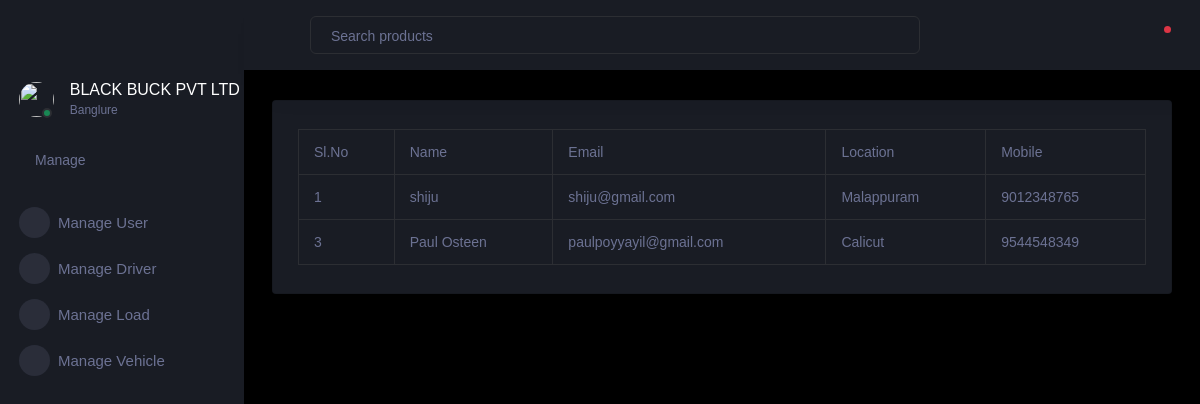
Screenshot of /view_approved_user with the database file from the repository.
### easy_load/models.py (models this page shows, shortened)
class user(models.Model):
    login_id = models.ForeignKey(log, on_delete=models.CASCADE)
    name=models.CharField(max_length=100,unique=True)
    email=models.EmailField(max_length=100,unique=True)
    mobile=models.CharField(max_length=13,unique=True)
    location=models.CharField(max_length=50)
    role=models.CharField(max_length=10)
    status=models.CharField(max_length=10)

### easy_load/views.py (the view)
# urls.py: path("view_approved_user",views.view_approved_user,name="view_approved_user"),
def view_approved_user(request):
    data=user.objects.all()
    return render(request,'forms/view_approved_users.html',{'data':data})

### easy_load/templates/forms/view_approved_users.html (shortened to what this page needs)
<!DOCTYPE html>
<html lang="en">
  <head>
    <link rel="stylesheet" href="../../static/assets/vendors/mdi/css/materialdesignicons.min.css">
    <link rel="stylesheet" href="../../static/assets/vendors/css/vendor.bundle.base.css">
    <link rel="stylesheet" href="../../static/assets/vendors/select2/select2.min.css">
    <link rel="stylesheet" href="../../static/assets/vendors/select2-bootstrap-theme/select2-bootstrap.min.css">
    <link rel="stylesheet" href="../../static/assets/css/style.css">
  </head>
  <body>
    <div class="container-scroller">
      <nav class="sidebar sidebar-offcanvas" id="sidebar">
        <div class="sidebar-brand-wrapper d-none d-lg-flex align-items-center justify-content-center fixed-top">
        </div>
        <ul class="nav">
          <li class="nav-item profile">
            <div class="profile-desc">
              <div class="profile-pic">
                <div class="count-indicator">
                  <img class="img-xs rounded-circle " src="../../static/assets/images/faces/face15.jpg" alt="">
                  <span class="count bg-success"></span>
                </div>
                <div class="profile-name">
                  <h5 class="mb-0 font-weight-normal">BLACK BUCK PVT LTD</h5>
                  <span>Banglure</span>
                </div>
              </div>
              <a href="#" id="profile-dropdown" data-bs-toggle="dropdown"><i class="mdi mdi-dots-vertical"></i></a>
              <div class="dropdown-menu dropdown-menu-right sidebar-dropdown preview-list" aria-labelledby="profile-dropdown">
                <a href="#" class="dropdown-item preview-item">
          </li>
          <li class="nav-item nav-category">
            <span class="nav-link">Manage</span>
          </li>
          <li class="nav-item menu-items">
            <a class="nav-link" data-bs-toggle="collapse" href="#ui-basic" aria-expanded="false" aria-controls="ui-basic">
              <span class="menu-icon">
                <i class="mdi mdi-laptop"></i>
              </span>
              <span class="menu-title">Manage User</span>
              <i class="menu-arrow"></i>
            </a>
          </li>
          <li class="nav-item menu-items">
            <a class="nav-link" data-bs-toggle="collapse" href="#ui-basic" aria-expanded="false" aria-controls="ui-basic">
              <span class="menu-icon">
                <i class="mdi mdi-laptop"></i>
              </span>
              <span class="menu-title">Manage Driver</span>
              <i class="menu-arrow"></i>
            </a>
            <li class="nav-item menu-items">
                <a class="nav-link" data-bs-toggle="collapse" href="#ui-basic" aria-expanded="false" aria-controls="ui-basic">
                  <span class="menu-icon">
                    <i class="mdi mdi-laptop"></i>
                  </span>
                  <span class="menu-title">Manage Load</span>
                  <i class="menu-arrow"></i>
                </a>
              </li>
              <li class="nav-item menu-items">
                <a class="nav-link" data-bs-toggle="collapse" href="#ui-basic" aria-expanded="false" aria-controls="ui-basic">
                  <span class="menu-icon">
                    <i class="mdi mdi-laptop"></i>
                  </span>
                  <span class="menu-title">Manage Vehicle</span>
                  <i class="menu-arrow"></i>
                </a>
              </li>
        </ul>
      </nav>
      <div class="container-fluid page-body-wrapper">
        <nav class="navbar p-0 fixed-top d-flex flex-row">
          <div class="navbar-menu-wrapper flex-grow d-flex align-items-stretch">
            <button class="navbar-toggler navbar-toggler align-self-center" type="button" data-toggle="minimize">
              <span class="mdi mdi-menu"></span>
            </button>
            <ul class="navbar-nav w-100">
              <li class="nav-item w-100">
                <form class="nav-link mt-2 mt-md-0 d-none d-lg-flex search">
                  <input type="text" class="form-control" placeholder="Search products">
                </form>
              </li>
            </ul>
            <ul class="navbar-nav navbar-nav-right">
              <li class="nav-item dropdown border-left">
                <a class="nav-link count-indicator dropdown-toggle" id="notificationDropdown" href="#" data-bs-toggle="dropdown">
                  <i class="mdi mdi-bell"></i>
                  <span class="count bg-danger"></span>
                </a>
              </li>
            </ul>
          </div>
        </nav>
        <div class="main-panel">
          <div class="content-wrapper">
            <div class="row">
              <div class="col-lg-12 grid-margin stretch-card">
                <div class="card">
                  <div class="card-body">
                    <div class="table-responsive">
                      <table class="table table-bordered">
                        <thead>
                            <tr>
                              <th>Sl.No</th>
                              <th>Name</th>
                              <th>Email</th>
                              <th>Location</th>
                              <th>Mobile</th>
                            </tr>
                          </thead>
                          <tbody>
                            {% for i in data %}
                            {% if i.status == '1' %}
                            <tr>
                              <td>{{forloop.counter}}</td>
                              <td>{{i.name}}</td>
                              <td>{{i.email}}</td>
                              <td>{{i.location}}</td>
                              <td>{{i.mobile}}</td>
                            </tr>
                            {% endif %}
                            {% endfor %}
                          </tbody>
                      </table>
                    </div>
                  </div>
                </div>
              </div>
        </div>
      </div>
    </div>
  </body>
</html>

### rows the page displays
user: name "shiju", email "shiju@gmail.com", location "Malappuram", mobile "9012348765"
user: name "Paul Osteen", email "paulpoyyayil@gmail.com", location "Calicut", mobile "9544548349"
